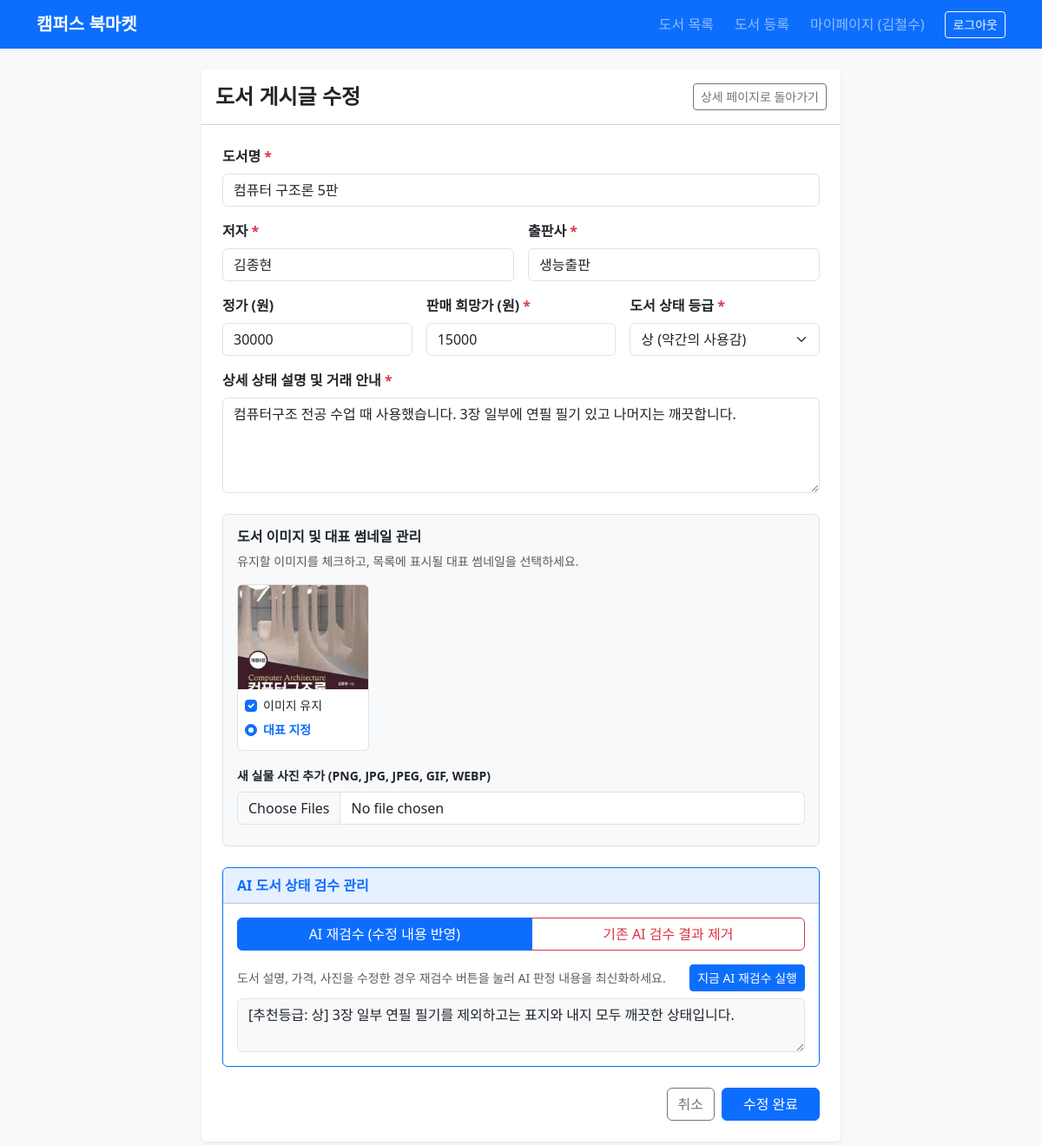
Page /book/1/edit (signed in) on the earlier database version.
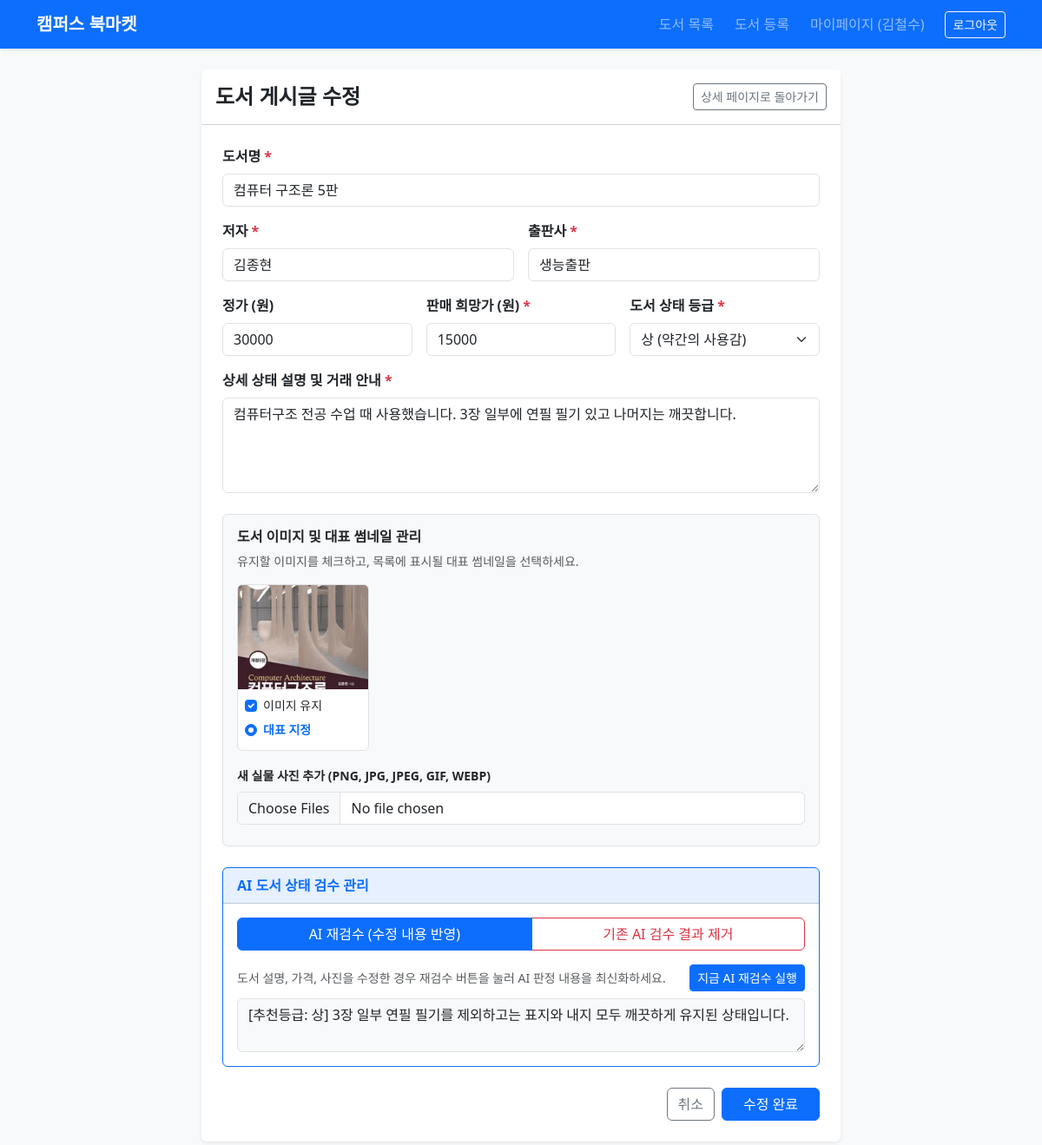
Same page on the later database version.
### tables this page shows
CREATE TABLE books (
    id INTEGER PRIMARY KEY AUTOINCREMENT,
    seller_id INTEGER NOT NULL,
    title TEXT NOT NULL,
    author TEXT NOT NULL,
    publisher TEXT NOT NULL,
    original_price INTEGER,
    selling_price INTEGER NOT NULL,
    condition_grade TEXT NOT NULL,
    ai_evaluated_result TEXT DEFAULT '',
    description TEXT NOT NULL,
    image_filename TEXT NOT NULL DEFAULT 'default_book.png',
    status TEXT NOT NULL DEFAULT 'AVAILABLE',
    created_at TIMESTAMP DEFAULT CURRENT_TIMESTAMP,
    FOREIGN KEY (seller_id) REFERENCES users(id) ON DELETE CASCADE
);

### app.py (the view, shortened to what this page needs)
@app.route('/book/<int:book_id>/edit', methods=['GET', 'POST'])
def edit_post(book_id):
    if not g.user:
        flash('로그인이 필요합니다.', 'warning')
        return redirect(url_for('login'))
    db = get_db()
    cursor = db.cursor()
    cursor.execute("SELECT * FROM books WHERE id = ? AND status != 'DELETED'", (book_id,))
    book = cursor.fetchone()
    if not book or (book['seller_id'] != g.user['id'] and not is_admin_user()):
        flash('수정 권한이 없습니다.', 'danger')
        return redirect(url_for('index'))
    cursor.execute(
        """SELECT * FROM book_images
           WHERE book_id = ?
           ORDER BY is_primary DESC, sort_order ASC, id ASC""",
        (book_id,)
    )
    existing_images = cursor.fetchall()
    return render_template('edit_post.html', book=book, existing_images=existing_images)

### app.py (called while the page is built)
def get_db():
    if 'db' not in g:
        g.db = sqlite3.connect(app.config['DATABASE'])
        g.db.row_factory = sqlite3.Row
    return g.db

@app.before_request
def load_logged_in_user():
    user_id = session.get('user_id')
    if user_id is None:
        g.user = None
    else:
        cursor = get_db().cursor()
        cursor.execute(
            "SELECT id, student_id, name, department, phone, trust_score, is_admin, is_deleted FROM users WHERE id = ?",
            (user_id,)
        )
        user = cursor.fetchone()
        if user is None or user['is_deleted'] == 1:
            session.clear()
            g.user = None
        else:
            g.user = user

### templates/edit_post.html (shortened to what the changed rows need)
{% extends 'base.html' %}
{% block content %}
<div class="row justify-content-center">
  <div class="col-lg-8">
    <div class="card shadow-sm border-0">
      <div class="card-body p-4">
        <form method="POST" action="{{ url_for('edit_post', book_id=book['id']) }}"
              enctype="multipart/form-data" id="editPostForm">
          <div class="mb-3">
            <label for="title" class="form-label fw-semibold">도서명 <span class="text-danger">*</span></label>
            <input type="text" class="form-control" id="title" name="title"
                   value="{{ book['title'] }}" required>
          </div>
          <div class="row g-3 mb-3">
            <div class="col-md-6">
              <label for="author" class="form-label fw-semibold">저자 <span class="text-danger">*</span></label>
              <input type="text" class="form-control" id="author" name="author"
                     value="{{ book['author'] }}" required>
            </div>
            <div class="col-md-6">
              <label for="publisher" class="form-label fw-semibold">출판사 <span class="text-danger">*</span></label>
              <input type="text" class="form-control" id="publisher" name="publisher"
                     value="{{ book['publisher'] }}" required>
            </div>
          </div>
          <div class="row g-3 mb-3">
            <div class="col-md-4">
              <label for="original_price" class="form-label fw-semibold">정가 (원)</label>
              <input type="number" class="form-control" id="original_price" name="original_price"
                     value="{{ book['original_price'] if book['original_price'] is not none else '' }}" min="0">
            </div>
            <div class="col-md-4">
              <label for="selling_price" class="form-label fw-semibold">판매 희망가 (원) <span class="text-danger">*</span></label>
              <input type="number" class="form-control" id="selling_price" name="selling_price"
                     value="{{ book['selling_price'] }}" min="0" required>
            </div>
            <div class="col-md-4">
              <label for="condition_grade" class="form-label fw-semibold">도서 상태 등급 <span class="text-danger">*</span></label>
              <select class="form-select" id="condition_grade" name="condition_grade" required>
                <option value="상" {% if book['condition_grade'] == '상' %}selected{% endif %}>상 (약간의 사용감)</option>
              </select>
            </div>
          </div>
          <div class="mb-4">
            <label for="description" class="form-label fw-semibold">상세 상태 설명 및 거래 안내 <span class="text-danger">*</span></label>
            <textarea class="form-control" id="description" name="description" rows="4" required>{{ book['description'] }}</textarea>
          </div>
          <div class="card border-primary mb-4" id="ai-eval-section"
               data-has-initial-ai="{{ 'true' if book['ai_evaluated_result'] else 'false' }}">
            <div class="card-body">
              {% if book['ai_evaluated_result'] %}
                <div class="btn-group w-100 mb-3" role="group" aria-label="AI 검수 처리 방식 선택">
                  <label class="btn btn-outline-primary" for="mode_reeval">AI 재검수 (수정 내용 반영)</label>
                  <label class="btn btn-outline-danger" for="mode_remove">기존 AI 검수 결과 제거</label>
                </div>
                <div id="ai-reeval-box">
                  <div class="d-flex flex-wrap justify-content-between align-items-center gap-2 mb-2">
                    <small class="text-muted">
                      도서 설명, 가격, 사진을 수정한 경우 재검수 버튼을 눌러 AI 판정 내용을 최신화하세요.
                    </small>
                    <button type="button" id="btn-run-ai-eval" class="btn btn-sm btn-primary">
                      지금 AI 재검수 실행
                    </button>
                  </div>
                  <textarea class="form-control bg-light" id="ai_evaluated_result" name="ai_evaluated_result"
                            rows="2" readonly>{{ book['ai_evaluated_result'] }}</textarea>
                </div>
              {% endif %}
            </div>
          </div>
        </form>
      </div>
    </div>
  </div>
</div>
{% endblock %}

Differences in the rows shown:
changed books "컴퓨터 구조론 5판": ai_evaluated_result "[추천등급: 상] 3장 일부 연필 필기를 제외하고는 표지와 내지 모두 깨끗한 상태입니다." → "[추천등급: 상] 3장 일부 연필 필기를 제외하고는 표지와 내지 모두 깨끗하게 유지된 상태입니다."
